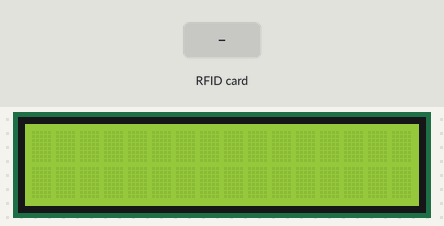
Bench run of a sketch on a simulated Arduino Uno, built with avr-gcc and run on an emulated ATmega328P. On the bench: 16×2 character LCD. Inputs (shaded band) come from the test bench. What the sketch prints to the serial monitor is not drawn.

Above: at 1.3 s.
1.4 s: RFID card 23 7E 3D A8 held to the reader
At 1.8 s:
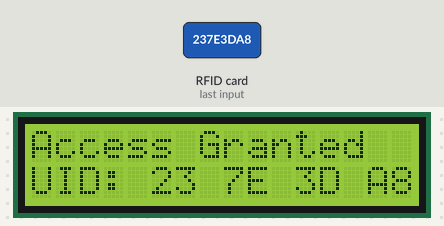
2.9 s: RFID card 5E 7A 19 C4 held to the reader
At 3.6 s:
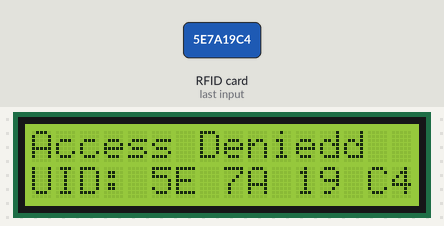
Timing chart, 0 to 5.9 s (numbered marks = the images above; inputs shaded):
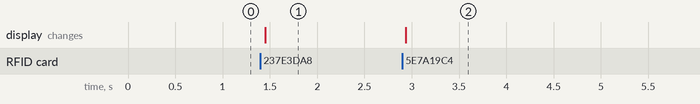

The sketch:

LCDI2C_RFID_ARDUINOR3sketch_mar14b.ino
```cpp
#include <SPI.h>
#include <MFRC522.h>
#include <Wire.h>
#include <LiquidCrystal_I2C.h>

#define SS_PIN 10
#define RST_PIN 9
MFRC522 mfrc522(SS_PIN, RST_PIN);   // Create MFRC522 instance.

LiquidCrystal_I2C lcd(0x27, 16, 2);  // Set the LCD address to 0x27 for a 16 chars and 2 line display

void setup()
{
  Serial.begin(9600);    // Initiate a serial communication
  SPI.begin();       // Initiate  SPI bus
  mfrc522.PCD_Init();    // Initiate MFRC522
  lcd.init();            // Initialize the LCD
  lcd.backlight();       // Turn on the backlight
  Serial.println("Approximate your card to the reader...");
  Serial.println();
}

void loop()
{
  // Look for new cards
  if ( ! mfrc522.PICC_IsNewCardPresent())
  {
    return;
  }
  // Select one of the cards
  if ( ! mfrc522.PICC_ReadCardSerial())
  {
    return;
  }
  //Show UID on serial monitor
  Serial.print("UID tag :");
  String content= "";
  byte letter;
  for (byte i = 0; i < mfrc522.uid.size; i++)
  {
      Serial.print(mfrc522.uid.uidByte[i] < 0x10 ? " 0" : " ");
      Serial.print(mfrc522.uid.uidByte[i], HEX);
      content.concat(String(mfrc522.uid.uidByte[i] < 0x10 ? " 0" : " "));
      content.concat(String(mfrc522.uid.uidByte[i], HEX));
  }
  Serial.println();
  Serial.print("Message:");
  content.toUpperCase();
  if (content.substring(1) == "23 7E 3D A8") //change here the UID of the card/cards that you want to give access
  {
    Serial.println("Access Granted");
    lcd.setCursor(0, 0);
    lcd.print("Access Granted");
    lcd.setCursor(0, 1);
    lcd.print("UID:");
    lcd.print(content);
    delay(1000);
  }

  else {
    Serial.println("Access Denied");
    lcd.setCursor(0, 0);
    lcd.print("Access Denied");
    lcd.setCursor(0, 1);
    lcd.print("UID:");
    lcd.print(content);
    delay(1000);
  }
}
```

Measured:
- after the input at 1.4 s, the display: changes after 0.05 s (image 1)
- after the input at 2.9 s, the display: changes at once (image 2)
